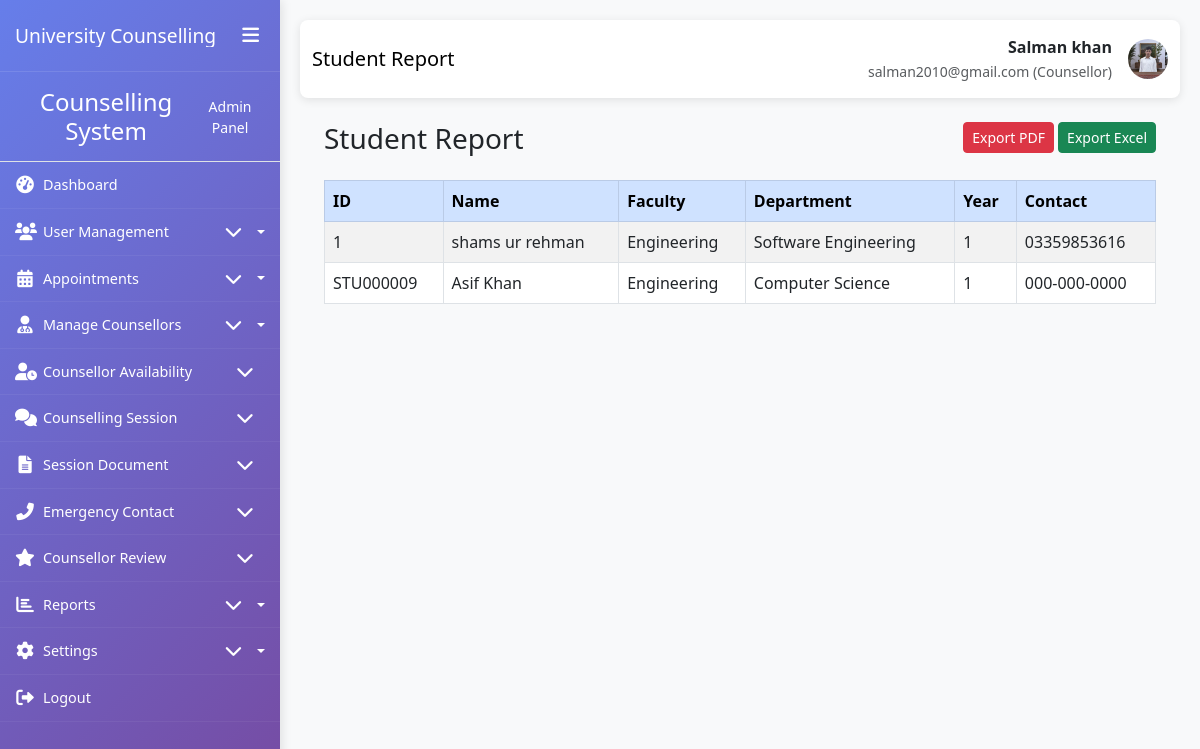
The app's page /reports/students/ (signed in) with its own data.
### My_App/models.py (models this page shows, shortened)
class CustomUser(AbstractUser):
    ROLE_CHOICES = (
        ('student', 'Student'),
        ('counsellor', 'Counsellor'),
        ('admin', 'Administrator'),
    )
    role = models.CharField(max_length=20, choices=ROLE_CHOICES, default='student')
    phone_number = models.CharField(max_length=15, blank=True, null=True)
    date_of_birth = models.DateField(blank=True, null=True)
    profile_picture = models.ImageField(upload_to='profile_pics/', blank=True, null=True)
    created_at = models.DateTimeField(auto_now_add=True)
    updated_at = models.DateTimeField(auto_now=True)
    class Meta:
        permissions = [
            ("can_access_admin_panel", "Can access admin panel"),
            ("can_manage_users", "Can manage users"),
            ("can_manage_appointments", "Can manage appointments"),
            ("can_view_reports", "Can view reports"),
            ("can_manage_counsellors", "Can manage counsellors"),
        ]

class Student(models.Model):
    user = models.OneToOneField(CustomUser, on_delete=models.CASCADE, primary_key=True)
    student_id = models.CharField(max_length=20, unique=True)
    enrollment_date = models.DateField()
    FACULTY_CHOICES = (
        ('engineering', 'Engineering'),
        ('science', 'Science'),
        ('arts', 'Arts'),
        ('business', 'Business'),
        ('medicine', 'Medicine'),
        ('law', 'Law'),
    )
    faculty = models.CharField(max_length=50, choices=FACULTY_CHOICES)
    department = models.CharField(max_length=100)
    academic_year = models.IntegerField(
        validators=[MinValueValidator(1), MaxValueValidator(6)]
    )
    emergency_contact_name = models.CharField(max_length=100)
    emergency_contact_phone = models.CharField(max_length=15)
    address = models.TextField(blank=True, null=True)
    class Meta:
        permissions = [
            ("can_view_own_appointments", "Can view own appointments"),
            ("can_book_appointment", "Can book appointment"),
            ("can_view_own_records", "Can view own records"),
            ("can_cancel_appointment", "Can cancel appointment"),
        ]

### My_App/views.py (the view)
# urls.py: path("reports/students/", views.student_report, name="student_report"),
def student_report(request):
    students = Student.objects.all()
    return render(request, "My_Admin/reports/student_report.html", {"students": students})

### templates/My_Admin/reports/student_report.html (shortened to what this page needs)
{% extends 'My_Admin/base1.html' %}
{% block page_title %}Student Report{% endblock %}
{% block content %}
<div class="container mt-4">
    <div class="d-flex justify-content-between mb-3">
        <h3>Student Report</h3>
        <div>
            <a href="{% url 'export_student_pdf' %}" class="btn btn-danger btn-sm">Export PDF</a>
            <a href="{% url 'export_student_excel' %}" class="btn btn-success btn-sm">Export Excel</a>
        </div>
    </div>
    <table class="table table-striped table-bordered">
        <thead class="table-primary">
            <tr>
                <th>ID</th>
                <th>Name</th>
                <th>Faculty</th>
                <th>Department</th>
                <th>Year</th>
                <th>Contact</th>
            </tr>
        </thead>
        <tbody>
            {% for s in students %}
            <tr>
                <td>{{ s.student_id }}</td>
                <td>{{ s.user.get_full_name }}</td>
                <td>{{ s.get_faculty_display }}</td>
                <td>{{ s.department }}</td>
                <td>{{ s.academic_year }}</td>
                <td>{{ s.emergency_contact_phone }}</td>
            </tr>
            {% empty %}
            <tr><td colspan="6" class="text-center">No students found</td></tr>
            {% endfor %}
        </tbody>
    </table>
</div>
{% endblock %}

### templates/My_Admin/base1.html (shortened to what this page needs)
<!DOCTYPE html>
<html lang="en">
<head>
    <link href="https://cdn.jsdelivr.net/npm/bootstrap@5.3.0/dist/css/bootstrap.min.css" rel="stylesheet">
    <link href="https://cdnjs.cloudflare.com/ajax/libs/font-awesome/6.0.0/css/all.min.css" rel="stylesheet">
    <link href="https://cdn.jsdelivr.net/npm/sweetalert2@11/dist/sweetalert2.min.css" rel="stylesheet">
</head>
<body>
    <div class="container-fluid p-0">
        <div class="row g-0">
            <div class="sidebar" id="sidebar">
                <div class="sidebar-header">
                    <h3>University Counselling</h3>
                    <button class="sidebar-toggle d-none d-lg-block" id="sidebarToggle">
                        <i class="fas fa-bars"></i>
                    </button>
                </div>
                <div class="sidebar-content">
                    {% include 'My_Admin/sidebar.html' %}
                </div>
            </div>
            <div class="main-content" id="mainContent">
                <nav class="navbar navbar-expand-lg navbar-custom">
                    <div class="container-fluid">
                        <span class="navbar-brand">{% block page_title %}Dashboard{% endblock %}</span>
                        <div class="d-flex align-items-center">
                            <div class="me-3 text-end d-none d-md-block">
                                <div class="fw-bold">{{ user.get_full_name|default:user.username }}</div>
                                <small class="text-muted">{{ user.email }} ({{ user.role|title }})</small>
                            </div>
                            {% if user.profile_picture %}
                            <img src="{{ user.profile_picture.url }}" alt="Profile" class="user-profile-img">
                            {% else %}
                            <div class="user-profile-img bg-secondary d-flex align-items-center justify-content-center text-white">
                                <i class="fas fa-user"></i>
                            </div>
                            {% endif %}
                        </div>
                    </div>
                </nav>
                <div class="container-fluid">
                    {% block content %}{% endblock %}
                </div>
            </div>
        </div>
    </div>
</body>
</html>

### templates/My_Admin/base1.html (style rules this page uses)
:root { --sidebar-width: 280px; --sidebar-collapsed-width: 70px; --sidebar-bg: linear-gradient(135deg, #667eea 0%, #764ba2 100%); --content-padding: 20px; --transition-speed: 0.3s; }
body { overflow-x: hidden; font-family: 'Segoe UI', Tahoma, Geneva, Verdana, sans-serif; background-color: #f8f9fa; }
.sidebar { background: var(--sidebar-bg); color: white; min-height: 100vh; position: fixed; width: var(--sidebar-width); transition: all var(--transition-speed) ease; z-index: 1000; box-shadow: 2px 0 10px rgba(0,0,0,0.1); overflow-y: auto; }
.sidebar-header { padding: 20px 15px; border-bottom: 1px solid rgba(255,255,255,0.1); display: flex; align-items: center; justify-content: space-between; }
.sidebar-header h3 { font-size: 1.2rem; margin: 0; white-space: nowrap; overflow: hidden; }
.sidebar-toggle { background: none; border: none; color: white; font-size: 1.2rem; cursor: pointer; }
.main-content { margin-left: var(--sidebar-width); padding: var(--content-padding); transition: all var(--transition-speed) ease; min-height: 100vh; width: calc(100% - var(--sidebar-width)); }
.navbar-custom { background: white; box-shadow: 0 2px 10px rgba(0,0,0,0.1); padding: 15px 0; margin-bottom: 20px; border-radius: 8px; }
.user-profile-img { width: 40px; height: 40px; border-radius: 50%; object-fit: cover; }
.sidebar { background: var(--sidebar-bg); color: white; height: 100vh; position: fixed; top: 0; left: 0; width: var(--sidebar-width); transition: all var(--transition-speed) ease; z-index: 1000; box-shadow: 2px 0 10px rgba(0,0,0,0.1); overflow-y: auto; overflow-x: hidden; scrollbar-width: thin; scrollbar-color: rgba(255,255,255,0.4) transparent; }

### records on screen
CustomUser: get_full_name "Salman khan", email "salman2010@gmail.com", role "Counsellor", profile_picture (picture)
Student: student_id "1", user.get_full_name "shams ur rehman", faculty "Engineering", department "Software Engineering", academic_year "1", emergency_contact_phone "03359853616"
Student: student_id "STU000009", user.get_full_name "Asif Khan", faculty "Engineering", department "Computer Science", academic_year "1", emergency_contact_phone "000-000-0000"
